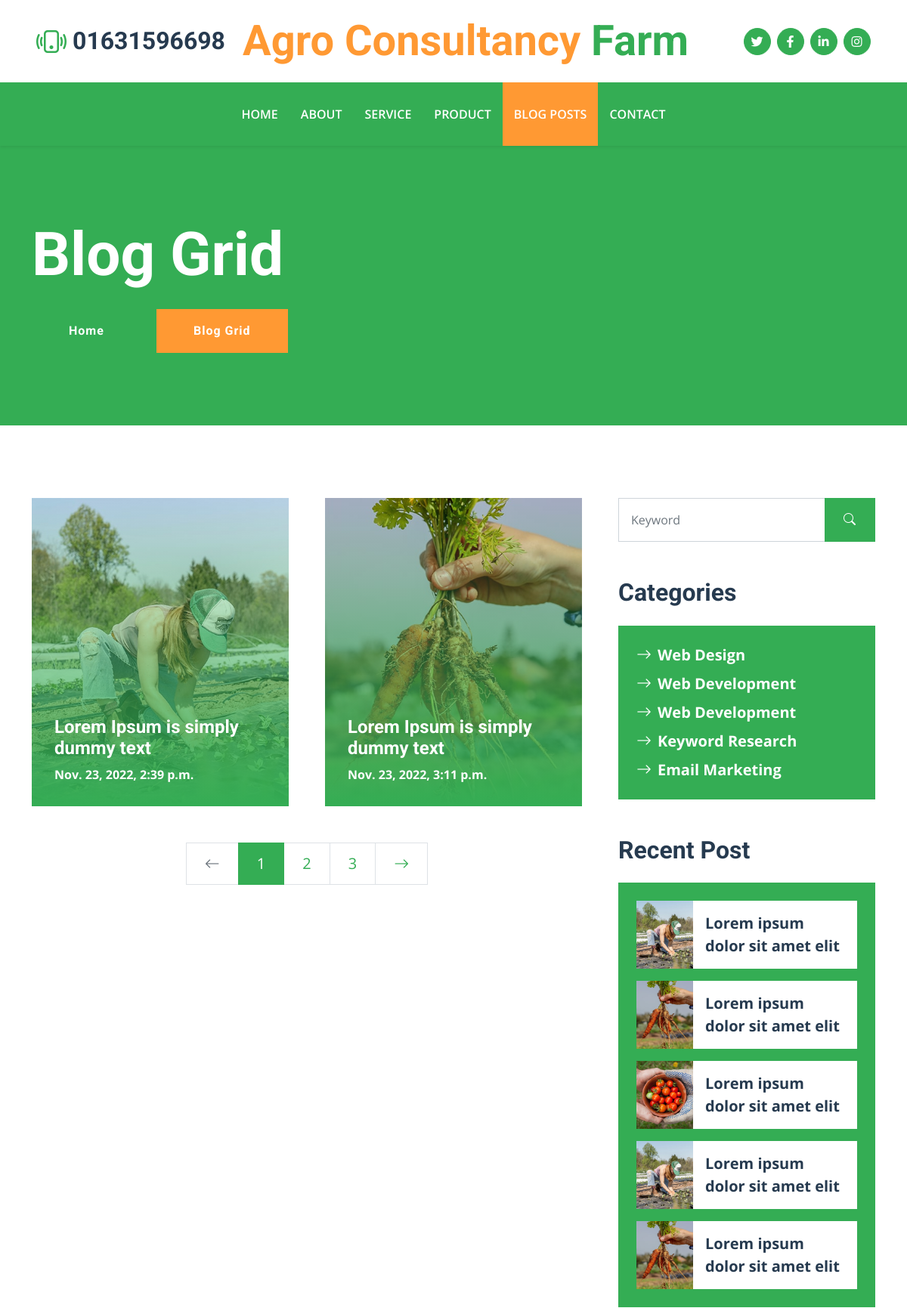
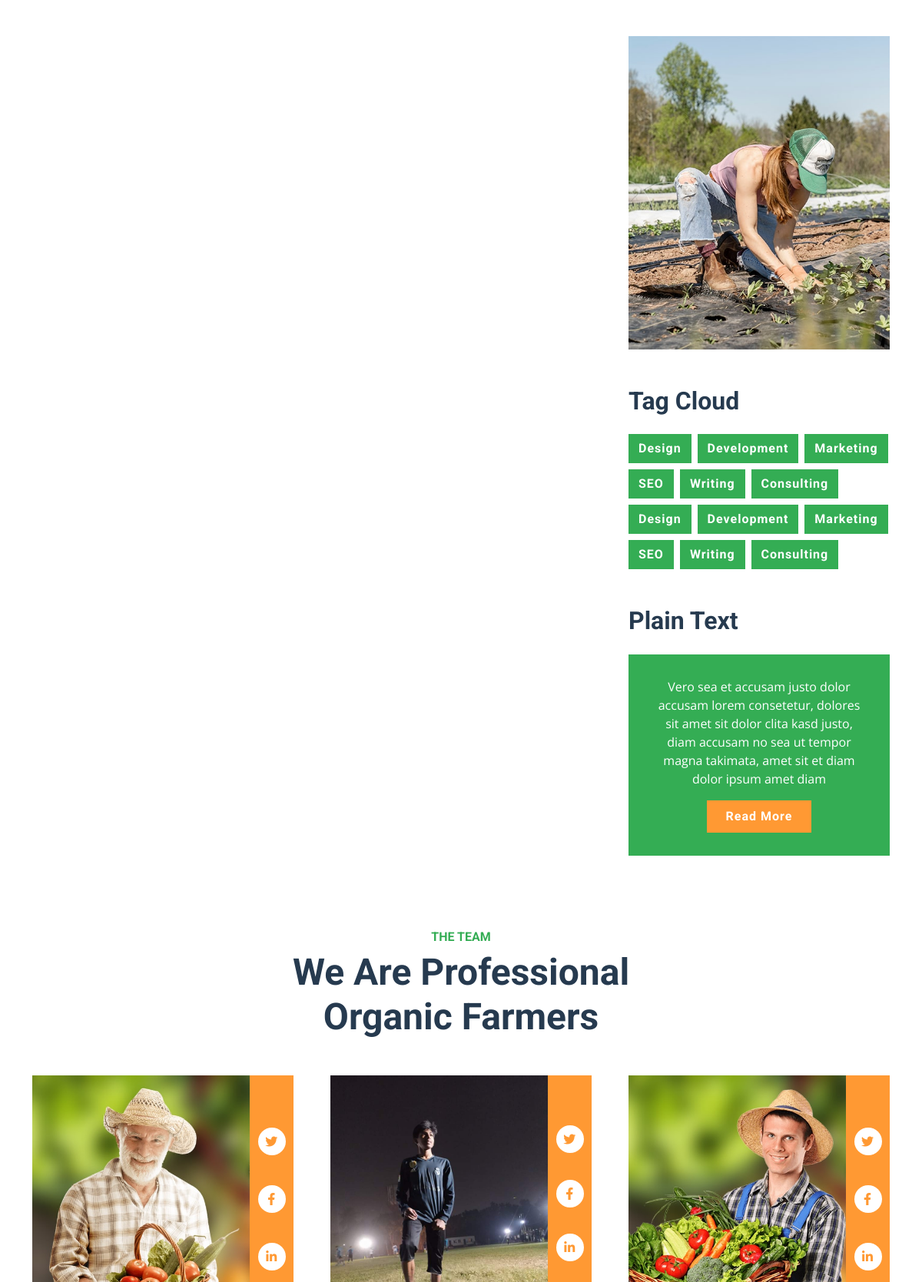
Page /blog-posts (upper part) on the committed database (2 pictures, top to bottom).
### farm/models.py (models this page shows, shortened)
class home(models.Model):
    contact = models.CharField(max_length=100)
    brandName = models.CharField(max_length=100)
    twitter = models.CharField(max_length=100)
    facebook = models.CharField(max_length=100)
    linkedin = models.CharField(max_length=100)
    instagram = models.CharField(max_length=100)
    banner1T = models.CharField(max_length=100)
    banner1PD = models.CharField(max_length=100)
    banner2T = models.CharField(max_length=100)
    banner2PD = models.CharField(max_length=100)

class posts(models.Model):
	id = models.IntegerField(auto_created=True, null=True,blank=True)
	postId = models.UUIDField(default=uuid.uuid4(), primary_key=True, editable=False)
	background = models.ImageField(upload_to='img', null=True, blank=True)
	button_1_name = models.CharField(max_length=100, null=True, blank=True)
	button_2_name = models.CharField(max_length=100, null=True, blank=True)
	button_1_link = models.CharField(max_length=100, null=True, blank=True)
	button_2_link = models.CharField(max_length=100, null=True, blank=True)
	post_image1 = models.ImageField(upload_to='img', null=True, blank=True)
	post_image2 = models.ImageField(upload_to='img', null=True, blank=True)
	title = models.CharField(max_length=500)
	details = models.TextField()
	date = models.DateTimeField(auto_now_add=True)

### farm/views.py (the view)
# urls.py: path('blog-posts' , views.blogposts),
def blogposts(request):
    footer = home.objects.get(id=1)
    condt = contact_page.objects.get(id= 1)
    post = posts.objects.all()
    img = posts.objects.get(id=1)
    context = {'footer':footer, 'condt':condt, 'post':post, 'img':img}
    return render(request, 'blog.html', context)

### farm/templates/blog.html
{% extends "layout.html" %}
{% block pages %}active{% endblock %}
{% block body %}
    <div class="container-fluid bg-primary py-5 bg-hero mb-5">
        <div class="container py-5">
            <div class="row justify-content-start">
                <div class="col-lg-8 text-center text-lg-start">
                    <h1 class="display-1 text-white mb-md-4">Blog Grid</h1>
                    <a href="" class="btn btn-primary py-md-3 px-md-5 me-3">Home</a>
                    <a href="" class="btn btn-secondary py-md-3 px-md-5">Blog Grid</a>
                </div>
            </div>
        </div>
    </div>
    <div class="container py-5">
        <div class="row g-5">
            <div class="col-lg-8">
                <div class="row g-5">
                    {% for pst in post %}
                    <div class="col-md-6">
                        <div class="blog-item position-relative overflow-hidden">
                            <img class="img-fluid" src="{{pst.post_image1.url}}" alt="">
                            <a class="blog-overlay" href="/blog-post/{{pst.postId}}/{{pst.title}}">
                                <h4 class="text-white" >{{pst.title}}</h4>
                                <span class="text-white fw-bold">{{pst.date}}</span>
                            </a>
                        </div>
                    </div>
                    {% endfor %}
                    <div class="col-12">
                        <nav aria-label="Page navigation">
                          <ul class="pagination pagination-lg justify-content-center m-0">
                            <li class="page-item disabled">
                              <a class="page-link rounded-0" href="#" aria-label="Previous">
                                <span aria-hidden="true"><i class="bi bi-arrow-left"></i></span>
                              </a>
                            </li>
                            <li class="page-item active"><a class="page-link" href="#">1</a></li>
                            <li class="page-item"><a class="page-link" href="#">2</a></li>
                            <li class="page-item"><a class="page-link" href="#">3</a></li>
                            <li class="page-item">
                              <a class="page-link rounded-0" href="#" aria-label="Next">
                                <span aria-hidden="true"><i class="bi bi-arrow-right"></i></span>
                              </a>
                            </li>
                          </ul>
                        </nav>
                    </div>
                </div>
            </div>
            <div class="col-lg-4">
                <div class="mb-5">
                    <div class="input-group">
                        <input type="text" class="form-control p-3" placeholder="Keyword">
                        <button class="btn btn-primary px-4"><i class="bi bi-search"></i></button>
                    </div>
                </div>
                <div class="mb-5">
                    <h2 class="mb-4">Categories</h2>
                    <div class="d-flex flex-column justify-content-start bg-primary p-4">
                        <a class="fs-5 fw-bold text-white mb-2" href="#"><i class="bi bi-arrow-right me-2"></i>Web Design</a>
                        <a class="fs-5 fw-bold text-white mb-2" href="#"><i class="bi bi-arrow-right me-2"></i>Web Development</a>
                        <a class="fs-5 fw-bold text-white mb-2" href="#"><i class="bi bi-arrow-right me-2"></i>Web Development</a>
                        <a class="fs-5 fw-bold text-white mb-2" href="#"><i class="bi bi-arrow-right me-2"></i>Keyword Research</a>
                        <a class="fs-5 fw-bold text-white" href="#"><i class="bi bi-arrow-right me-2"></i>Email Marketing</a>
                    </div>
                </div>
                <div class="mb-5">
                    <h2 class="mb-4">Recent Post</h2>
                    <div class="bg-primary p-4">
                        <div class="d-flex overflow-hidden mb-3">
                            <img class="img-fluid flex-shrink-0" src="img/blog-1.jpg" style="width: 75px;" alt="">
                            <a href="" class="d-flex align-items-center bg-white text-dark fs-5 fw-bold px-3 mb-0">Lorem ipsum dolor sit amet elit
                            </a>
                        </div>
                        <div class="d-flex overflow-hidden mb-3">
                            <img class="img-fluid flex-shrink-0" src="img/blog-2.jpg" style="width: 75px;" alt="">
                            <a href="" class="d-flex align-items-center bg-white text-dark fs-5 fw-bold px-3 mb-0">Lorem ipsum dolor sit amet elit
                            </a>
                        </div>
                        <div class="d-flex overflow-hidden mb-3">
                            <img class="img-fluid flex-shrink-0" src="img/blog-3.jpg" style="width: 75px;" alt="">
                            <a href="" class="d-flex align-items-center bg-white text-dark fs-5 fw-bold px-3 mb-0">Lorem ipsum dolor sit amet elit
                            </a>
                        </div>
                        <div class="d-flex overflow-hidden mb-3">
                            <img class="img-fluid flex-shrink-0" src="img/blog-1.jpg" style="width: 75px;" alt="">
                            <a href="" class="d-flex align-items-center bg-white text-dark fs-5 fw-bold px-3 mb-0">Lorem ipsum dolor sit amet elit
                            </a>
                        </div>
                        <div class="d-flex overflow-hidden">
                            <img class="img-fluid flex-shrink-0" src="img/blog-2.jpg" style="width: 75px;" alt="">
                            <a href="" class="d-flex align-items-center bg-white text-dark fs-5 fw-bold px-3 mb-0">Lorem ipsum dolor sit amet elit
                            </a>
                        </div>
                    </div>
                </div>
                <div class="mb-5">
                    <img src="img/blog-1.jpg" alt="" class="img-fluid rounded">
                </div>
                <div class="mb-5">
                    <h2 class="mb-4">Tag Cloud</h2>
                    <div class="d-flex flex-wrap m-n1">
                        <a href="" class="btn btn-primary m-1">Design</a>
                        <a href="" class="btn btn-primary m-1">Development</a>
                        <a href="" class="btn btn-primary m-1">Marketing</a>
                        <a href="" class="btn btn-primary m-1">SEO</a>
                        <a href="" class="btn btn-primary m-1">Writing</a>
                        <a href="" class="btn btn-primary m-1">Consulting</a>
                        <a href="" class="btn btn-primary m-1">Design</a>
                        <a href="" class="btn btn-primary m-1">Development</a>
                        <a href="" class="btn btn-primary m-1">Marketing</a>
                        <a href="" class="btn btn-primary m-1">SEO</a>
                        <a href="" class="btn btn-primary m-1">Writing</a>
                        <a href="" class="btn btn-primary m-1">Consulting</a>
                    </div>
                </div>
                <div>
                    <h2 class="mb-4">Plain Text</h2>
                    <div class="bg-primary text-center text-white" style="padding: 30px;">
                        <p>Vero sea et accusam justo dolor accusam lorem consetetur, dolores sit amet sit dolor clita kasd justo, diam accusam no sea ut tempor magna takimata, amet sit et diam dolor ipsum amet diam</p>
                        <a href="" class="btn btn-secondary py-2 px-4">Read More</a>
                    </div>
                </div>
            </div>
        </div>
    </div>
    {% endblock %}

### farm/templates/layout.html (shortened to what this page needs)
<!DOCTYPE html>
<html lang="en">
{% load static %}
<head>
    <link href="https://cdnjs.cloudflare.com/ajax/libs/font-awesome/5.15.0/css/all.min.css" rel="stylesheet">
    <link href="https://cdn.jsdelivr.net/npm/bootstrap-icons@1.4.1/font/bootstrap-icons.css" rel="stylesheet">
    <link href="{% static 'lib/owlcarousel/assets/owl.carousel.min.css' %}" rel="stylesheet">
    <link href="{% static 'bootstrap.min.css' %}" rel="stylesheet">
    <link href="{% static 'style.css' %}" rel="stylesheet">
</head>
<body>
    <div class="container-fluid px-5 d-none d-lg-block">
        <div class="row gx-5 py-3 align-items-center">
            <div class="col-lg-3">
                <div class="d-flex align-items-center justify-content-start">
                    <i class="bi bi-phone-vibrate fs-1 text-primary me-2"></i>
                    <a href="tel:+88{{footer.contact}}"> <h2 class="mb-0">{{footer.contact}}</h2></a>
                </div>
            </div>
            <div class="col-lg-6">
                <div class="d-flex align-items-center justify-content-center">
                    <a href="/" class="navbar-brand ms-lg-5">
                        <h1 class="m-0 display-4 text-primary"><span class="text-secondary">{{footer.brandName}}</span> Farm</h1>
                    </a>
                </div>
            </div>
            <div class="col-lg-3">
                <div class="d-flex align-items-center justify-content-end">
                    <a class="btn btn-primary btn-square rounded-circle me-2" href="{{footer.twitter}}"><i class="fab fa-twitter"></i></a>
                    <a class="btn btn-primary btn-square rounded-circle me-2" href="{{footer.facebook}}"><i class="fab fa-facebook-f"></i></a>
                    <a class="btn btn-primary btn-square rounded-circle me-2" href="{{footer.linkedin}}"><i class="fab fa-linkedin-in"></i></a>
                    <a class="btn btn-primary btn-square rounded-circle" href="{{footer.instagram}}"><i class="fab fa-instagram"></i></a>
                </div>
            </div>
        </div>
    </div>
    <nav class="navbar navbar-expand-lg bg-primary navbar-dark shadow-sm py-3 py-lg-0 px-3 px-lg-5">
        <div class="collapse navbar-collapse" id="navbarCollapse">
            <div class="navbar-nav mx-auto py-0">
                <a href="/" class="nav-item nav-link {% block home %}{% endblock %}">Home</a>
                <a href="/about" class="nav-item nav-link {% block about %}{% endblock %}">About</a>
                <a href="/services" class="nav-item nav-link {% block services %}{% endblock %}">Service</a>
                <a href="/product" class="nav-item nav-link {% block product %}{% endblock %}">Product</a>
                <a href="/blog-posts" class="nav-item nav-link {% block pages %}{% endblock %}">Blog Posts</a>
                <a href="/contact" class="nav-item nav-link {% block contact %}{% endblock %}">Contact</a>
            </div>
        </div>
    </nav>
    {% block body %}
    {% endblock %}
    <div id="team" >
    <div class="container-fluid py-5">
        <div class="container">
            <div class="mx-auto text-center mb-5" style="max-width: 500px;">
                <h6 class="text-primary text-uppercase">The Team</h6>
                <h1 class="display-5">We Are Professional Organic Farmers</h1>
            </div>
            <div class="row g-5">
                <div class="col-lg-4 col-md-6">
                    <div class="row g-0">
                        <div class="col-10">
                            <div class="position-relative">
                                <img class="img-fluid w-100" src="{% static 'img/team-1.jpg' %}" alt="">
                            </div>
                        </div>
                        <div class="col-2">
                            <div class="h-100 d-flex flex-column align-items-center justify-content-around bg-secondary py-5">
                                <a class="btn btn-square rounded-circle bg-white" href="#"><i class="fab fa-twitter text-secondary"></i></a>
                                <a class="btn btn-square rounded-circle bg-white" href="#"><i class="fab fa-facebook-f text-secondary"></i></a>
                                <a class="btn btn-square rounded-circle bg-white" href="#"><i class="fab fa-linkedin-in text-secondary"></i></a>
                            </div>
                        </div>
                    </div>
                </div>
                <div class="col-lg-4 col-md-6">
                    <div class="row g-0">
                        <div class="col-10">
                            <div class="position-relative">
                                <img class="img-fluid w-100" src="{% static 'img/team-2.jpg' %}" alt="">
                            </div>
                        </div>
                        <div class="col-2">
                            <div class="h-100 d-flex flex-column align-items-center justify-content-around bg-secondary py-5">
                                <a class="btn btn-square rounded-circle bg-white" href="#"><i class="fab fa-twitter text-secondary"></i></a>
                                <a class="btn btn-square rounded-circle bg-white" href="#"><i class="fab fa-facebook-f text-secondary"></i></a>
                                <a class="btn btn-square rounded-circle bg-white" href="#"><i class="fab fa-linkedin-in text-secondary"></i></a>
                            </div>
                        </div>
                    </div>
                </div>
                <div class="col-lg-4 col-md-6">
                    <div class="row g-0">
                        <div class="col-10">
                            <div class="position-relative">
                                <img class="img-fluid w-100" src="{% static 'img/team-3.jpg' %}" alt="">
                            </div>
                        </div>
                        <div class="col-2">
                            <div class="h-100 d-flex flex-column align-items-center justify-content-around bg-secondary py-5">
                                <a class="btn btn-square rounded-circle bg-white" href="#"><i class="fab fa-twitter text-secondary"></i></a>
                                <a class="btn btn-square rounded-circle bg-white" href="#"><i class="fab fa-facebook-f text-secondary"></i></a>
                                <a class="btn btn-square rounded-circle bg-white" href="#"><i class="fab fa-linkedin-in text-secondary"></i></a>
                            </div>
                        </div>
                    </div>
                </div>
            </div>
        </div>
    </div>
    </div>
</body>
</html>

### rows in the picture
home: contact "01631596698", brandName "Agro Consultancy"
posts: post_image1 (picture), title "Lorem Ipsum is simply dummy text", date "Nov. 23, 2022, 2:39 p.m."
posts: post_image1 (picture), title "Lorem Ipsum is simply dummy text", date "Nov. 23, 2022, 3:11 p.m."
